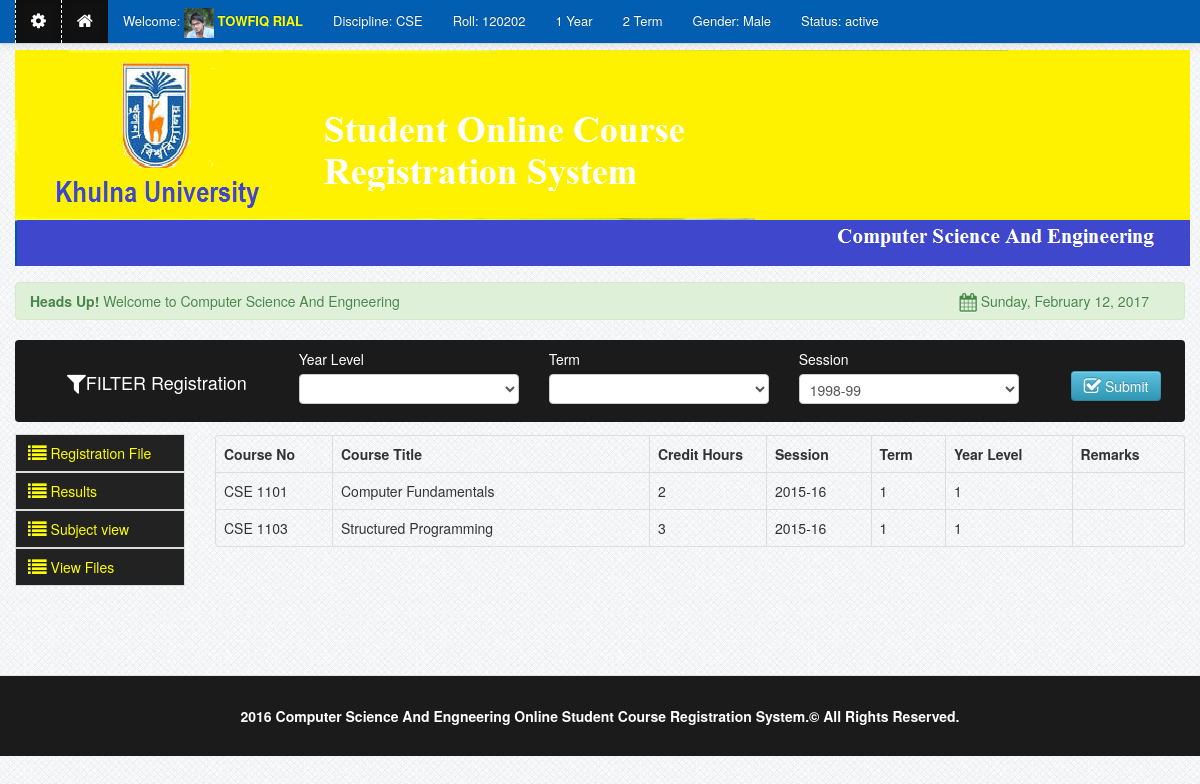
Before: /dasboard1.php (signed in) with the older database file.
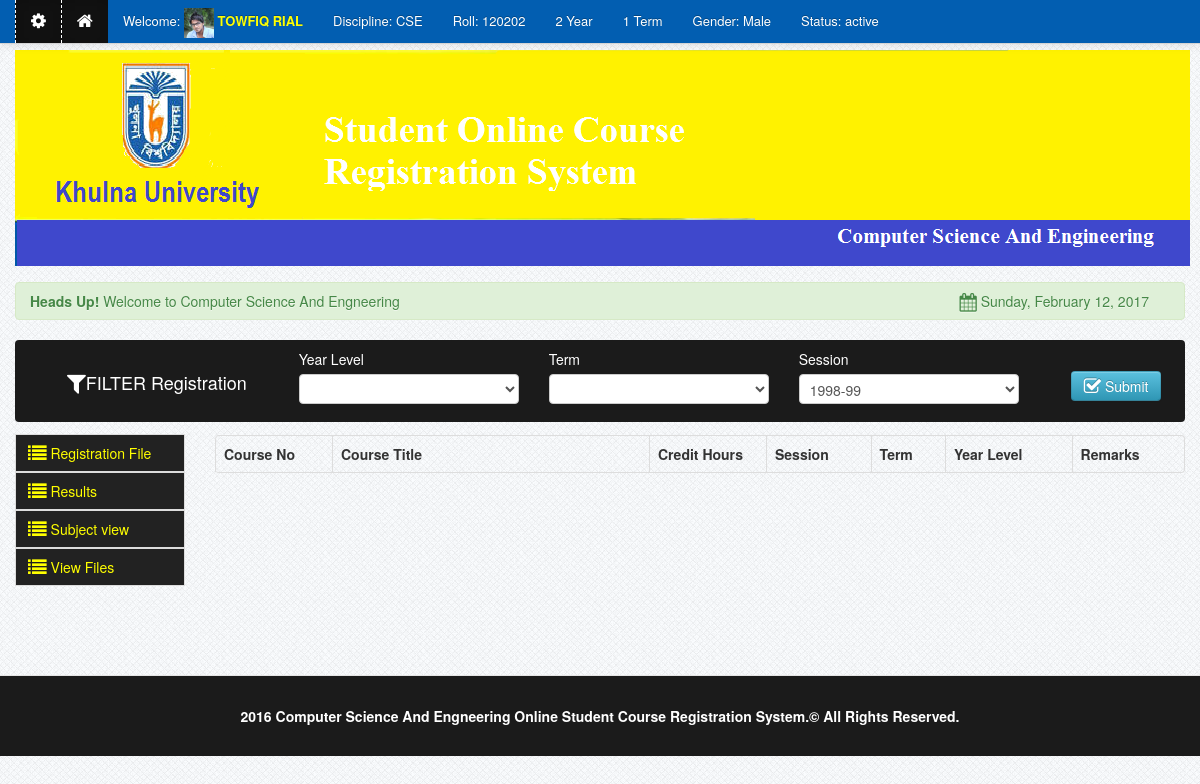
After: the same page with the newer database file.
### tables this page shows
CREATE TABLE `registration` (
  `student_no` varchar(100) NOT NULL,
  `year` varchar(100) NOT NULL,
  `term` varchar(100) NOT NULL,
  `session` varchar(100) NOT NULL,
  `subject_id` varchar(11) NOT NULL,
  `course_title` varchar(111) NOT NULL,
  `credit_hours` varchar(111) NOT NULL,
  `remarks` varchar(100) NOT NULL,
  `reg_id` int(30) NOT NULL AUTO_INCREMENT,
  PRIMARY KEY (`reg_id`),
  FULLTEXT KEY `course_title` (`course_title`)
);

CREATE TABLE `students` (
  `student_id` int(11) NOT NULL AUTO_INCREMENT,
  `firstname` varchar(100) NOT NULL,
  `lastname` varchar(100) NOT NULL,
  `password` varchar(100) NOT NULL,
  `gender` varchar(10) NOT NULL,
  `course` varchar(100) NOT NULL,
  `address` varchar(100) NOT NULL,
  `contact` varchar(100) NOT NULL,
  `mail_id` varchar(100) NOT NULL,
  `photo` varchar(100) NOT NULL,
  `student_no` varchar(100) NOT NULL,
  `status` varchar(100) NOT NULL,
  `year_level` varchar(100) NOT NULL,
  `term` varchar(100) NOT NULL,
  `student_status` varchar(100) NOT NULL,
  `reg_status` varchar(111) NOT NULL,
  `reg_stat` varchar(111) NOT NULL,
  `a_a` varchar(111) NOT NULL,
  `a_d` varchar(111) NOT NULL,
  `fees` varchar(111) NOT NULL,
  PRIMARY KEY (`student_id`)
);

CREATE TABLE `subject` (
  `subject_id` int(11) NOT NULL AUTO_INCREMENT,
  `code` varchar(100) NOT NULL,
  `title` varchar(100) NOT NULL,
  `unit` varchar(111) NOT NULL,
  `year` varchar(100) NOT NULL,
  `term` varchar(100) NOT NULL,
  `pre_requisites` varchar(100) NOT NULL,
  `course_id` int(11) NOT NULL,
  PRIMARY KEY (`subject_id`)
);

### session.php (called while the page is built, shortened)
<?php
$session_id=$_SESSION['id'];
?>

### dasboard1.php (the view, shortened to what the changed rows need)
<?php include('header.php'); ?>
<?php include('session.php'); ?>
<?php include('navbar.php'); ?>
    <div class="container">
		<div class="margin-top">
			<div class="row">
				<div class="span10">
				          <table cellpadding="0" cellspacing="0" border="0" class="table  table-bordered" id="example">
                                <thead>
                                    <tr>
                                        <th width="100">Course No</th>
                                        <th  width="300">Course Title</th>
                                        <th  width="100">Credit Hours</th>
                                        <th>Session</th>
                                        <th>Term</th>
                                        <th>Year Level</th>
                                        <th>Remarks</th>
                                    </tr>
                                </thead>
                                <tbody>
                                  <?php  $user_query=mysql_query("select * from registration where student_no = '$session_id'")or die(mysql_error());
									while($row=mysql_fetch_array($user_query)){
									$subject_id = $row['subject_id'];
									$subject_query = mysql_query("select * from subject where code = '$subject_id'")or die(mysql_error());
									while($subject_row=mysql_fetch_array($subject_query)){
									?>
									<tr>
                                    <td><?php echo $subject_row['code']; ?></td>
                                    <td><?php echo $subject_row['title']; ?></td>
                                    <td><?php echo $subject_row['unit']; ?></td>
                                    <td><?php echo $row['session']; ?></td>
                                    <td><?php echo $row['term']; ?></td>
                                    <td><?php echo $row['year']; ?></td>
									<td><?php echo $row['remarks']; ?></td>
                                    </tr>
									<?php  }}  ?>
                                </tbody>
                            </table>
				</div>
			</div>
		</div>
    </div>
<?php include('footer.php') ?>

### navbar.php (shortened to what the changed rows need)
	<div class="navbar navbar-fixed-top navbar-inverse">
            <div class="navbar-inner">
                <div class="container">
                    <div class="nav-collapse collapse">
					<ul class="nav">
					<?php
					if (!isset($_SESSION['id'])){ ?>
						  <li class="divider-vertical"></li>
								<li class="">
								<a  rel="tooltip"  data-placement="bottom" title="Home" id="home"   href="index.php"><i class="icon-home icon-large"></i>&nbsp;Home</a>
								</li>
						  <li class="divider-vertical"></li>
								<li class="">
								<a rel="tooltip"  data-placement="bottom" title="Click Here to Login" id="login" href="#student"  data-toggle="modal"><i class="icon-signin icon-large"></i>&nbsp;Login</a>
								</li>
						<li class="divider-vertical"></li>
							<li class="">
							<a rel="tooltip"  data-placement="bottom" title="Click Here to Open Account" id="signup" href="signup.php"><i class="icon-signin icon-large"></i>&nbsp;Create Account</strong></a>
							</li>
						<li class="divider-vertical"></li>
						<li class="signup"><span class="sg"></span></li>
					<?php }else{ ?>
					<?php
					$query=mysql_query("select * from students where student_no='$session_id'")or die(mysql_error());
					$row=mysql_fetch_array($query);
					?>
					<?php
$user_query=mysql_query("select * from  registration where student_no = '$session_id'")or die(mysql_error());
$ro=mysql_fetch_array($user_query);
if($ro['year']==1 && $ro['term']==1 && $row['year_level']==1 && $row['term']==1 )
{
$year_level = 1;
$term = 2;
}
elseif($row['year_level']==1 && $row['term']==2)
{
$year_level = 2;
$term = 1;
}
elseif($row['year_level']==2 && $row['term']==1)
{
$year_level = 2;
$term = 2;
}
elseif($row['year_level']==2 && $row['term']==2)
{
$year_level = 3;
$term = 1;
}
elseif($row['year_level']==3 && $row['term']==1)
{
$year_level = 3;
$term = 2;
}
elseif($row['year_level']==3 && $row['term']==2)
{
$year_level = 4;
$term = 1;
}
elseif($row['year_level']==4 && $row['term']==1)
{
$year_level = 4;
$term = 2;
}
elseif($row['year_level']==4 && $row['term']==2)
{
$year_level = "4";
$term = "1";
}
	else
{
$year_level = 1;
$term = 1;
}				?>
					<li class="active">
						<a href=""  data-toggle="dropdown" ><i class="icon-cog icon-large"></i></a>
					</li>
					<li class="active"><a  rel="tooltip"  data-placement="bottom" title="Home" id="home1"  href="dasboard.php"><i class="icon-home icon-large"></i></a></li>
					<li>
						<a href="">Welcome:&nbsp;<img height="30" class=""  width="30" src="registrar/<?php echo $row['photo']; ?>">
						<strong class="name1"><?php echo $row['firstname']." ".$row['lastname']; ?></strong></a>
					</li>
					<li>
						<?php $course_id  = $row['course']; ?>
						<?php
						$query_course = mysql_query("select * from course where code = '$course_id' ")or die(mysql_error());
						$query_row = mysql_fetch_array($query_course);
						echo '<a>Discipline:&nbsp;'.$query_row['code'].'</a>';
						?>
					</li>
                     <li><a>Roll:&nbsp;<?php echo $row['student_no']; ?></a></li>
							<li><a><?php  echo $year_level; ?>   Year</a></li>
							<li><a><?php echo $term; ?>   Term</a></li>
							<li><a>Gender:&nbsp;<?php echo $row['gender']; ?></a></li>
							<li><a>Status:&nbsp;<?php echo $row['status']; ?></a></li>
					<?php } ?>
					</ul>
                    </div>
                </div>
            </div>
        </div>

Changed rows visible on the page:
no longer on this page (row edited): registration: year "1", term "2", session "2015-16", term "1"
no longer on this page (row unchanged): subject: code "CSE 1101", title "Computer Fundamentals", unit "2"
no longer on this page (row edited): registration: session "2015-16", term "1", year "1"
no longer on this page (row unchanged): subject: code "CSE 1103", title "Structured Programming", unit "3"
Other visible differences:
$year_level: "1" → "2"
$term: "2" → "1"
